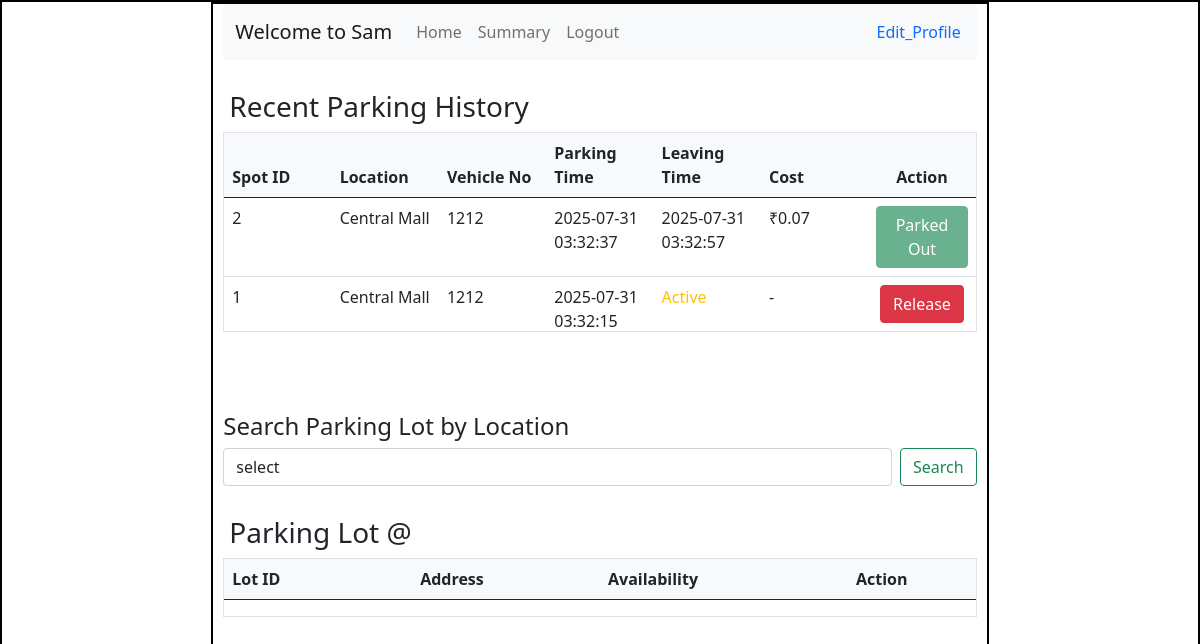
Page /user/2 (signed in) on the earlier database version.
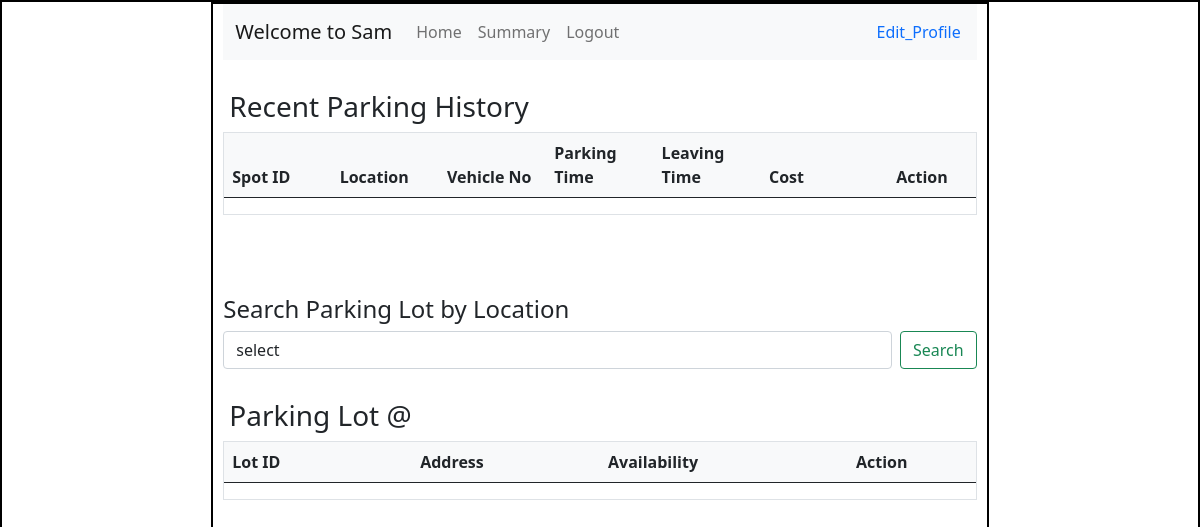
Same page on the later database version.
### models/model.py (models this page shows, shortened)
class Reserve_parking_spot(db.Model):
    id = db.Column(db.Integer(),primary_key = True)
    spot_id = db.Column(db.Integer(),db.ForeignKey("parking_spot.id"),nullable = False)
    user_id = db.Column(db.Integer(),db.ForeignKey("user.id"),nullable = False)
    parking_timestamp = db.Column(db.DateTime(),nullable = True)
    leaving_timestamp = db.Column(db.DateTime(),nullable = True)
    parking_cost = db.Column(db.Numeric(10, 2),nullable = True)
    vehicle_no = db.Column(db.String(),nullable = False)

class Parking_lot(db.Model):
        id = db.Column(db.Integer(),primary_key = True)
        prime_location_name = db.Column(db.String(),nullable = False)
        price = db.Column(db.Numeric(10, 2),nullable = False)
        address = db.Column(db.String(),nullable = False)
        pin_code = db.Column(db.Integer(),nullable= False)
        maximum_number_of_spots = db.Column(db.Integer(),nullable = False)
        spots = db.relationship("Parking_spot", backref="parking_lot", cascade="all, delete")

### controllers/user_controller.py (the view)
@user_bp.route("/user/<int:user_id>", methods=['GET', 'POST'])
def user(user_id):
    this_user = User.query.get(user_id)
    if session.get('user_id') != user_id:
      flash("Unauthorized access")
      return redirect(url_for("admin.login"))
    if not this_user:
        return "User not found", 404
    raw_reservations = Reserve_parking_spot.query.filter_by(user_id=this_user.id).order_by(Reserve_parking_spot.parking_timestamp.desc()).all()
    latest_reservation = {}
    for r in raw_reservations:
     if r.spot_id not in latest_reservation:
        latest_reservation[r.spot_id] = r
    reservation = list(latest_reservation.values())
    prime_locations = [l[0] for l in Parking_lot.query.with_entities(Parking_lot.prime_location_name).distinct()]
    parking_lots = []
    query = None
    if request.method == "POST":
            query = request.form.get("search")
            if query:
                parking_lots = Parking_lot.query.filter_by(prime_location_name=query).all()
            return render_template("user.html",this_user=this_user,prime_locations=prime_locations,parking_lots=parking_lots,query=query,  reservation=reservation,user_id=this_user.id)
    return render_template("user.html", this_user=this_user, reservation=reservation,prime_locations=prime_locations,user_id=this_user.id)

### templates/user.html (shortened to what the changed rows need)
<!DOCTYPE html>
<html lang="en">
<head>
    <link rel="stylesheet" href="../static/style.css">
    <link href="https://cdn.jsdelivr.net/npm/bootstrap@5.0.2/dist/css/bootstrap.min.css" rel="stylesheet"
>
</head>
<body>
    <div id="main">
        <div id="canvas" class="overflow-auto">
            <div id="content">
                <div id="table" class="border table-container" style="max-height:200px;">
                    <table class="table fixed-header-table">
                        <thead>
                            <tr>
                                <th>Spot ID</th>
                                <th>Location</th>
                                <th>Vehicle No</th>
                                <th>Parking Time</th>
                                <th>Leaving Time</th>
                                <th>Cost</th>
                                <th class="text-center">Action</th>
                            </tr>
                        </thead>
                        <tbody>
                            {% for r in reservation %}
                            {% if r and r.spot %}
                            <tr>
                                <td>{{ r.spot_id }}</td>
                                <td>{{ r.spot.parking_lot.prime_location_name }}</td>
                                <td>{{ r.vehicle_no }}</td>
                                <td>{{ r.parking_timestamp.strftime("%Y-%m-%d %H:%M:%S") }}</td>
                                <td>
                                    {% if r.leaving_timestamp %}
                                    {{ r.leaving_timestamp.strftime("%Y-%m-%d %H:%M:%S") }}
                                    {% else %}
                                    <span class="text-warning">Active</span>
                                    {% endif %}
                                </td>
                                <td>
                                    {% if r.parking_cost %}
                                    ₹{{ '%.2f'|format(r.parking_cost) }}
                                    {% else %}
                                    -
                                    {% endif %}
                                </td>
                                <td class="text-center">
                                    {% if r.spot.status == 'O' %}
                                    {% if r.leaving_timestamp == None and r.user_id == user_id %}
                                    <a href="{{ url_for('user.release', spot_id=r.spot_id) }}"
                                        class="btn btn-danger">Release</a>
                                    {% elif r.user_id != user_id %}
                                    <span class="text-danger">Not your booking</span>
                                    {% else %}
                                    <span class="btn btn-success disabled">Parked Out</span>
                                    {% endif %}
                                    {% else %}
                                    <span class="btn btn-success disabled">Parked Out</span>
                                    {% endif %}
                                </td>
                            </tr>
                            {% endif %}
                            {% endfor %}
                        </tbody>
                    </table>
                </div>
                <div id="table" class="border table-container" style="max-height:200px;">
                    <table class="table fixed-header-table">
                        <thead>
                            <tr>
                                <th>Lot ID</th>
                                <th>Address</th>
                                <th>Availability</th>
                                <th class="text-center">Action</th>
                            </tr>
                        </thead>
                    </table>
                </div>
            </div>
        </div>
    </div>
</body>
</html>

Differences in the rows shown:
removed Reserve_parking_spot: spot_id "2", spot.parking_lot.prime_location_name "Central Mall", vehicle_no "1212", parking_timestamp "2025-07-31 03:32:37", leaving_timestamp "2025-07-31 03:32:57", parking_cost "0.07", shows "Parked Out"
removed Reserve_parking_spot: spot_id "1", spot.parking_lot.prime_location_name "Central Mall", vehicle_no "1212", parking_timestamp "2025-07-31 03:32:15", shows "Active"
